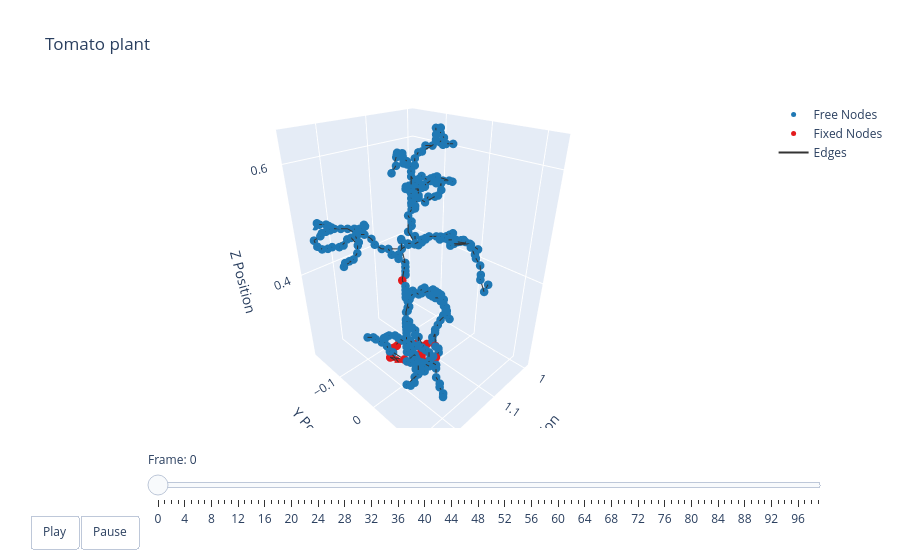

Source (notebook cell):
### Code cell
t = np.arange(robot.sim_params.total_time, step=robot.sim_params.dt)
options = dismech.AnimationOptions(title='Tomato plant')

fig = dismech.get_interactive_animation_plotly(robot, t, qs , options)
fig.show()

### Figure 1 — Plotly figure (JSON) as saved in the notebook; plotly's stock layout.template omitted (floating-point values rounded to 4 significant figures; data arrays with more than 128 entries replaced by an {"elided": "..."} marker saying what was removed)
{"data": [{"marker": {"color": "#1f78b4", "size": 5}, "mode": "markers", "name": "Free Nodes", "type": "scatter3d", "x": {"elided": "301 float values"}, "y": {"elided": "301 float values"}, "z": {"elided": "301 float values"}}, {"marker": {"color": "#e31a1c", "size": 5}, "mode": "markers", "name": "Fixed Nodes", "type": "scatter3d", "x": [1.163, 1.163, 1.139, 1.147, 1.155, 1.163, 1.171, 1.107, 1.107, 1.091, 1.099, 1.107, 1.155, 1.115, 1.155, 1.083, 1.123, 1.131, 1.139, 1.131, 1.107, 1.139, 1.155], "y": [-0.05823, -0.05023, -0.08223, -0.08223, -0.08223, -0.07423, -0.06623, -0.05823, -0.05023, -0.04223, -0.04223, -0.04223, -0.04223, -0.03423, -0.03423, -0.02623, -0.02623, -0.01823, -0.01823, -0.01023, -0.002231, -0.002231, -0.04223], "z": [0.2113, 0.2113, 0.2193, 0.2193, 0.2193, 0.2193, 0.2193, 0.2193, 0.2193, 0.2193, 0.2193, 0.2193, 0.2193, 0.2193, 0.2193, 0.2193, 0.2193, 0.2193, 0.2193, 0.2193, 0.2193, 0.2193, 0.4033]}, {"line": {"color": "#333333", "width": 2}, "mode": "lines", "name": "Edges", "type": "scatter3d", "x": {"elided": "969 float values"}, "y": {"elided": "969 float values"}, "z": {"elided": "969 float values"}}, {"color": "rgba(166, 206, 227, 0.7)", "i": [], "j": [], "k": [], "name": "Faces", "opacity": 0.7, "showscale": false, "type": "mesh3d", "x": {"elided": "324 float values"}, "y": {"elided": "324 float values"}, "z": {"elided": "324 float values"}}], "layout": {"scene": {"camera": {"eye": {"x": 1.225, "y": 1.225, "z": 1.0}}, "xaxis": {"range": [0.9867, 1.267], "title": {"text": "X Position"}}, "yaxis": {"range": [-0.1863, 0.1338], "title": {"text": "Y Position"}}, "zaxis": {"range": [0.2113, 0.6514], "title": {"text": "Z Position"}}}, "sliders": [{"currentvalue": {"prefix": "Frame: "}, "steps": [{"args": [["0"], {"frame": {"duration": 50, "redraw": true}, "mode": "immediate"}], "label": "0", "method": "animate"}, {"args": [["1"], {"frame": {"duration": 50, "redraw": true}, "mode": "immediate"}], "label": "1", "method": "animate"}, {"args": [["2"], {"frame": {"duration": 50, "redraw": true}, "mode": "immediate"}], "label": "2", "method": "animate"}, {"args": [["3"], {"frame": {"duration": 50, "redraw": true}, "mode": "immediate"}], "label": "3", "method": "animate"}, {"args": [["4"], {"frame": {"duration": 50, "redraw": true}, "mode": "immediate"}], "label": "4", "method": "animate"}, {"args": [["5"], {"frame": {"duration": 50, "redraw": true}, "mode": "immediate"}], "label": "5", "method": "animate"}, {"args": [["6"], {"frame": {"duration": 50, "redraw": true}, "mode": "immediate"}], "label": "6", "method": "animate"}, {"args": [["7"], {"frame": {"duration": 50, "redraw": true}, "mode": "immediate"}], "label": "7", "method": "animate"}, {"args": [["8"], {"frame": {"duration": 50, "redraw": true}, "mode": "immediate"}], "label": "8", "method": "animate"}, {"args": [["9"], {"frame": {"duration": 50, "redraw": true}, "mode": "immediate"}], "label": "9", "method": "animate"}, {"args": [["10"], {"frame": {"duration": 50, "redraw": true}, "mode": "immediate"}], "label": "10", "method": "animate"}, {"args": [["11"], {"frame": {"duration": 50, "redraw": true}, "mode": "immediate"}], "label": "11", "method": "animate"}, {"args": [["12"], {"frame": {"duration": 50, "redraw": true}, "mode": "immediate"}], "label": "12", "method": "animate"}, {"args": [["13"], {"frame": {"duration": 50, "redraw": true}, "mode": "immediate"}], "label": "13", "method": "animate"}, {"args": [["14"], {"frame": {"duration": 50, "redraw": true}, "mode": "immediate"}], "label": "14", "method": "animate"}, {"args": [["15"], {"frame": {"duration": 50, "redraw": true}, "mode": "immediate"}], "label": "15", "method": "animate"}, {"args": [["16"], {"frame": {"duration": 50, "redraw": true}, "mode": "immediate"}], "label": "16", "method": "animate"}, {"args": [["17"], {"frame": {"duration": 50, "redraw": true}, "mode": "immediate"}], "label": "17", "method": "animate"}, {"args": [["18"], {"frame": {"duration": 50, "redraw": true}, "mode": "immediate"}], "label": "18", "method": "animate"}, {"args": [["19"], {"frame": {"duration": 50, "redraw": true}, "mode": "immediate"}], "label": "19", "method": "animate"}, {"args": [["20"], {"frame": {"duration": 50, "redraw": true}, "mode": "immediate"}], "label": "20", "method": "animate"}, {"args": [["21"], {"frame": {"duration": 50, "redraw": true}, "mode": "immediate"}], "label": "21", "method": "animate"}, {"args": [["22"], {"frame": {"duration": 50, "redraw": true}, "mode": "immediate"}], "label": "22", "method": "animate"}, {"args": [["23"], {"frame": {"duration": 50, "redraw": true}, "mode": "immediate"}], "label": "23", "method": "animate"}, {"args": [["24"], {"frame": {"duration": 50, "redraw": true}, "mode": "immediate"}], "label": "24", "method": "animate"}, {"args": [["25"], {"frame": {"duration": 50, "redraw": true}, "mode": "immediate"}], "label": "25", "method": "animate"}, {"args": [["26"], {"frame": {"duration": 50, "redraw": true}, "mode": "immediate"}], "label": "26", "method": "animate"}, {"args": [["27"], {"frame": {"duration": 50, "redraw": true}, "mode": "immediate"}], "label": "27", "method": "animate"}, {"args": [["28"], {"frame": {"duration": 50, "redraw": true}, "mode": "immediate"}], "label": "28", "method": "animate"}, {"args": [["29"], {"frame": {"duration": 50, "redraw": true}, "mode": "immediate"}], "label": "29", "method": "animate"}, {"args": [["30"], {"frame": {"duration": 50, "redraw": true}, "mode": "immediate"}], "label": "30", "method": "animate"}, {"args": [["31"], {"frame": {"duration": 50, "redraw": true}, "mode": "immediate"}], "label": "31", "method": "animate"}, {"args": [["32"], {"frame": {"duration": 50, "redraw": true}, "mode": "immediate"}], "label": "32", "method": "animate"}, {"args": [["33"], {"frame": {"duration": 50, "redraw": true}, "mode": "immediate"}], "label": "33", "method": "animate"}, {"args": [["34"], {"frame": {"duration": 50, "redraw": true}, "mode": "immediate"}], "label": "34", "method": "animate"}, {"args": [["35"], {"frame": {"duration": 50, "redraw": true}, "mode": "immediate"}], "label": "35", "method": "animate"}, {"args": [["36"], {"frame": {"duration": 50, "redraw": true}, "mode": "immediate"}], "label": "36", "method": "animate"}, {"args": [["37"], {"frame": {"duration": 50, "redraw": true}, "mode": "immediate"}], "label": "37", "method": "animate"}, {"args": [["38"], {"frame": {"duration": 50, "redraw": true}, "mode": "immediate"}], "label": "38", "method": "animate"}, {"args": [["39"], {"frame": {"duration": 50, "redraw": true}, "mode": "immediate"}], "label": "39", "method": "animate"}, {"args": [["40"], {"frame": {"duration": 50, "redraw": true}, "mode": "immediate"}], "label": "40", "method": "animate"}, {"args": [["41"], {"frame": {"duration": 50, "redraw": true}, "mode": "immediate"}], "label": "41", "method": "animate"}, {"args": [["42"], {"frame": {"duration": 50, "redraw": true}, "mode": "immediate"}], "label": "42", "method": "animate"}, {"args": [["43"], {"frame": {"duration": 50, "redraw": true}, "mode": "immediate"}], "label": "43", "method": "animate"}, {"args": [["44"], {"frame": {"duration": 50, "redraw": true}, "mode": "immediate"}], "label": "44", "method": "animate"}, {"args": [["45"], {"frame": {"duration": 50, "redraw": true}, "mode": "immediate"}], "label": "45", "method": "animate"}, {"args": [["46"], {"frame": {"duration": 50, "redraw": true}, "mode": "immediate"}], "label": "46", "method": "animate"}, {"args": [["47"], {"frame": {"duration": 50, "redraw": true}, "mode": "immediate"}], "label": "47", "method": "animate"}, {"args": [["48"], {"frame": {"duration": 50, "redraw": true}, "mode": "immediate"}], "label": "48", "method": "animate"}, {"args": [["49"], {"frame": {"duration": 50, "redraw": true}, "mode": "immediate"}], "label": "49", "method": "animate"}, {"args": [["50"], {"frame": {"duration": 50, "redraw": true}, "mode": "immediate"}], "label": "50", "method": "animate"}, {"args": [["51"], {"frame": {"duration": 50, "redraw": true}, "mode": "immediate"}], "label": "51", "method": "animate"}, {"args": [["52"], {"frame": {"duration": 50, "redraw": true}, "mode": "immediate"}], "label": "52", "method": "animate"}, {"args": [["53"], {"frame": {"duration": 50, "redraw": true}, "mode": "immediate"}], "label": "53", "method": "animate"}, {"args": [["54"], {"frame": {"duration": 50, "redraw": true}, "mode": "immediate"}], "label": "54", "method": "animate"}, {"args": [["55"], {"frame": {"duration": 50, "redraw": true}, "mode": "immediate"}], "label": "55", "method": "animate"}, {"args": [["56"], {"frame": {"duration": 50, "redraw": true}, "mode": "immediate"}], "label": "56", "method": "animate"}, {"args": [["57"], {"frame": {"duration": 50, "redraw": true}, "mode": "immediate"}], "label": "57", "method": "animate"}, {"args": [["58"], {"frame": {"duration": 50, "redraw": true}, "mode": "immediate"}], "label": "58", "method": "animate"}, {"args": [["59"], {"frame": {"duration": 50, "redraw": true}, "mode": "immediate"}], "label": "59", "method": "animate"}, {"args": [["60"], {"frame": {"duration": 50, "redraw": true}, "mode": "immediate"}], "label": "60", "method": "animate"}, {"args": [["61"], {"frame": {"duration": 50, "redraw": true}, "mode": "immediate"}], "label": "61", "method": "animate"}, {"args": [["62"], {"frame": {"duration": 50, "redraw": true}, "mode": "immediate"}], "label": "62", "method": "animate"}, {"args": [["63"], {"frame": {"duration": 50, "redraw": true}, "mode": "immediate"}], "label": "63", "method": "animate"}, {"args": [["64"], {"frame": {"duration": 50, "redraw": true}, "mode": "immediate"}], "label": "64", "method": "animate"}, {"args": [["65"], {"frame": {"duration": 50, "redraw": true}, "mode": "immediate"}], "label": "65", "method": "animate"}, {"args": [["66"], {"frame": {"duration": 50, "redraw": true}, "mode": "immediate"}], "label": "66", "method": "animate"}, {"args": [["67"], {"frame": {"duration": 50, "redraw": true}, "mode": "immediate"}], "label": "67", "method": "animate"}, {"args": [["68"], {"frame": {"duration": 50, "redraw": true}, "mode": "immediate"}], "label": "68", "method": "animate"}, {"args": [["69"], {"frame": {"duration": 50, "redraw": true}, "mode": "immediate"}], "label": "69", "method": "animate"}, {"args": [["70"], {"frame": {"duration": 50, "redraw": true}, "mode": "immediate"}], "label": "70", "method": "animate"}, {"args": [["71"], {"frame": {"duration": 50, "redraw": true}, "mode": "immediate"}], "label": "71", "method": "animate"}, {"args": [["72"], {"frame": {"duration": 50, "redraw": true}, "mode": "immediate"}], "label": "72", "method": "animate"}, {"args": [["73"], {"frame": {"duration": 50, "redraw": true}, "mode": "immediate"}], "label": "73", "method": "animate"}, {"args": [["74"], {"frame": {"duration": 50, "redraw": true}, "mode": "immediate"}], "label": "74", "method": "animate"}, {"args": [["75"], {"frame": {"duration": 50, "redraw": true}, "mode": "immediate"}], "label": "75", "method": "animate"}, {"args": [["76"], {"frame": {"duration": 50, "redraw": true}, "mode": "immediate"}], "label": "76", "method": "animate"}, {"args": [["77"], {"frame": {"duration": 50, "redraw": true}, "mode": "immediate"}], "label": "77", "method": "animate"}, {"args": [["78"], {"frame": {"duration": 50, "redraw": true}, "mode": "immediate"}], "label": "78", "method": "animate"}, {"args": [["79"], {"frame": {"duration": 50, "redraw": true}, "mode": "immediate"}], "label": "79", "method": "animate"}, {"args": [["80"], {"frame": {"duration": 50, "redraw": true}, "mode": "immediate"}], "label": "80", "method": "animate"}, {"args": [["81"], {"frame": {"duration": 50, "redraw": true}, "mode": "immediate"}], "label": "81", "method": "animate"}, {"args": [["82"], {"frame": {"duration": 50, "redraw": true}, "mode": "immediate"}], "label": "82", "method": "animate"}, {"args": [["83"], {"frame": {"duration": 50, "redraw": true}, "mode": "immediate"}], "label": "83", "method": "animate"}, {"args": [["84"], {"frame": {"duration": 50, "redraw": true}, "mode": "immediate"}], "label": "84", "method": "animate"}, {"args": [["85"], {"frame": {"duration": 50, "redraw": true}, "mode": "immediate"}], "label": "85", "method": "animate"}, {"args": [["86"], {"frame": {"duration": 50, "redraw": true}, "mode": "immediate"}], "label": "86", "method": "animate"}, {"args": [["87"], {"frame": {"duration": 50, "redraw": true}, "mode": "immediate"}], "label": "87", "method": "animate"}, {"args": [["88"], {"frame": {"duration": 50, "redraw": true}, "mode": "immediate"}], "label": "88", "method": "animate"}, {"args": [["89"], {"frame": {"duration": 50, "redraw": true}, "mode": "immediate"}], "label": "89", "method": "animate"}, {"args": [["90"], {"frame": {"duration": 50, "redraw": true}, "mode": "immediate"}], "label": "90", "method": "animate"}, {"args": [["91"], {"frame": {"duration": 50, "redraw": true}, "mode": "immediate"}], "label": "91", "method": "animate"}, {"args": [["92"], {"frame": {"duration": 50, "redraw": true}, "mode": "immediate"}], "label": "92", "method": "animate"}, {"args": [["93"], {"frame": {"duration": 50, "redraw": true}, "mode": "immediate"}], "label": "93", "method": "animate"}, {"args": [["94"], {"frame": {"duration": 50, "redraw": true}, "mode": "immediate"}], "label": "94", "method": "animate"}, {"args": [["95"], {"frame": {"duration": 50, "redraw": true}, "mode": "immediate"}], "label": "95", "method": "animate"}, {"args": [["96"], {"frame": {"duration": 50, "redraw": true}, "mode": "immediate"}], "label": "96", "method": "animate"}, {"args": [["97"], {"frame": {"duration": 50, "redraw": true}, "mode": "immediate"}], "label": "97", "method": "animate"}, {"args": [["98"], {"frame": {"duration": 50, "redraw": true}, "mode": "immediate"}], "label": "98", "method": "animate"}, {"args": [["99"], {"frame": {"duration": 50, "redraw": true}, "mode": "immediate"}], "label": "99", "method": "animate"}], "transition": {"duration": 0}, "x": 0.1, "y": 0}], "title": {"text": "Tomato plant"}, "updatemenus": [{"buttons": [{"args": [null, {"frame": {"duration": 50, "redraw": true}, "fromcurrent": true}], "label": "Play", "method": "animate"}, {"args": [[null], {"frame": {"duration": 0, "redraw": true}, "mode": "immediate"}], "label": "Pause", "method": "animate"}], "direction": "left", "pad": {"r": 10, "t": 87}, "showactive": false, "type": "buttons", "x": 0.1, "xanchor": "right", "y": 0, "yanchor": "top"}]}}
